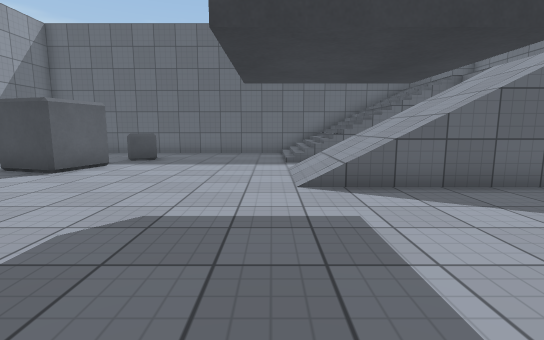
[1] (above)

16 first-person views from a walk through a scene from a Unity 3-D project. The camera is 1.2 m above the floor, tilts 8° down and sees 85° across. The floor is counted in squares, 1 m on a side. Each view is taken from the middle of a square. On the plan, view 1 faces up. The plan holds only what a view shows up to about 13 squares ahead; the rest is blank. The player is left out. Surface patterns are stand-ins for the level's own textures.

[2]
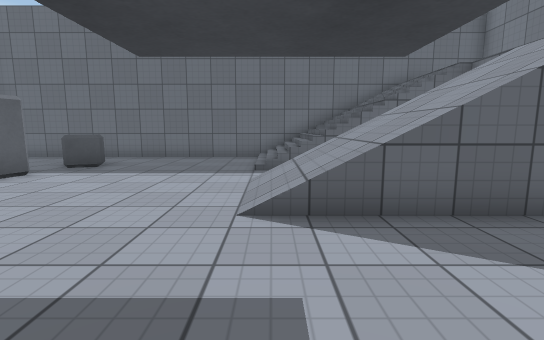

[3]
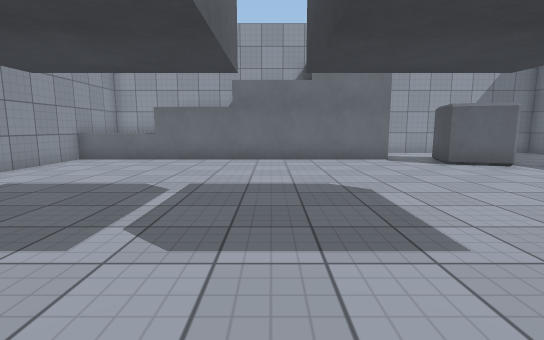

[4]
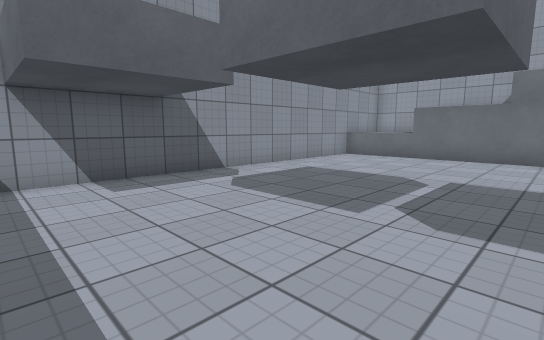

[5]
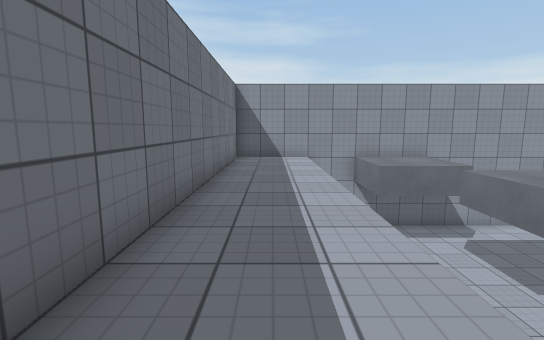

[6]
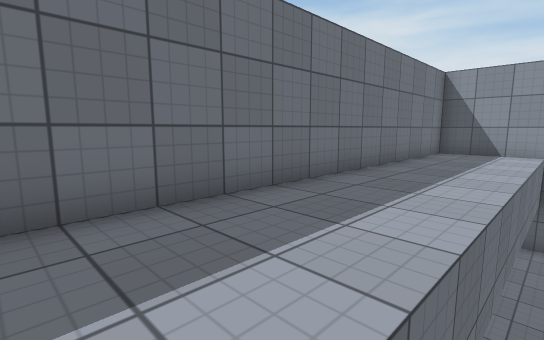

[7]
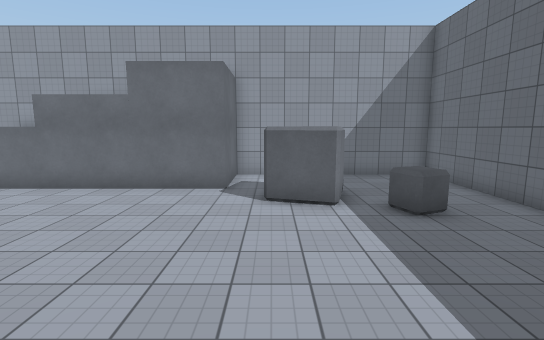

[8]
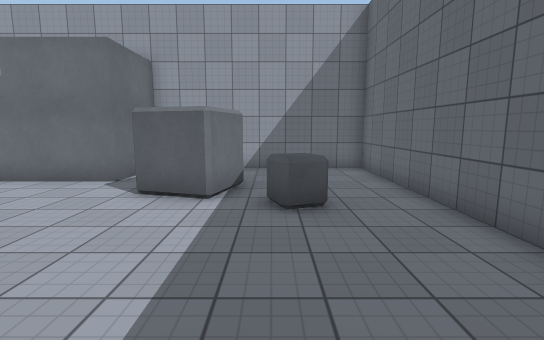

[9]
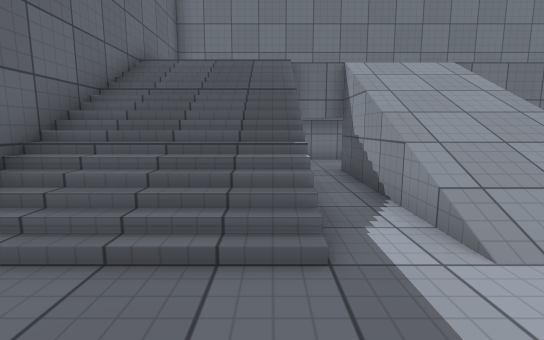

[10]
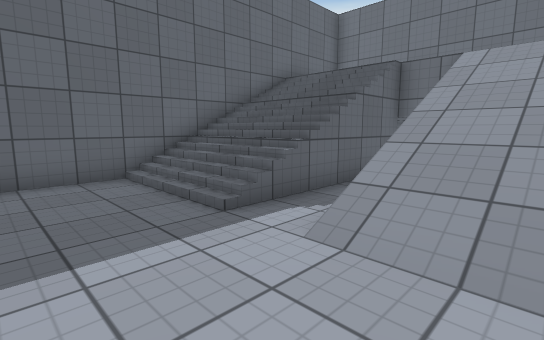

[11]
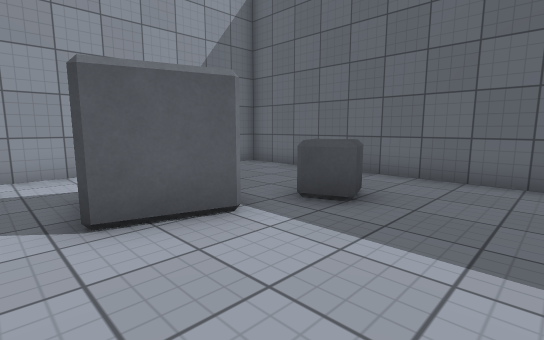

[12]
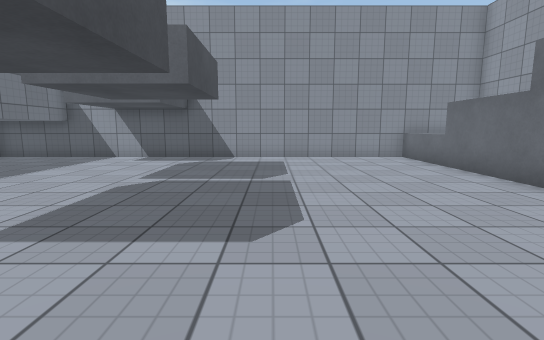

[13]
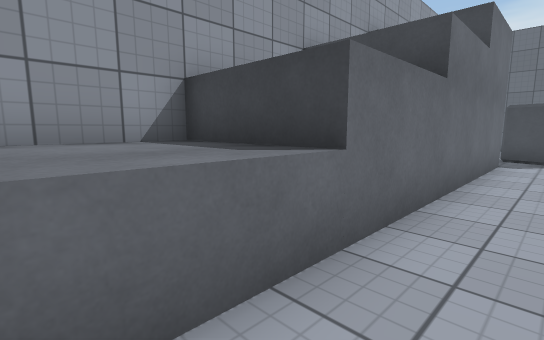

[14]
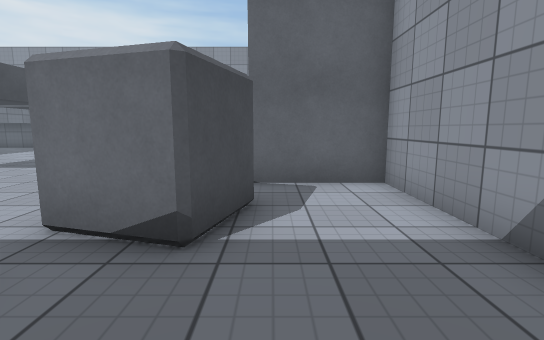

[15]
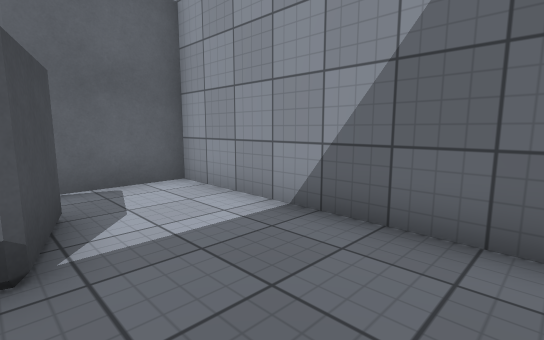

[16]
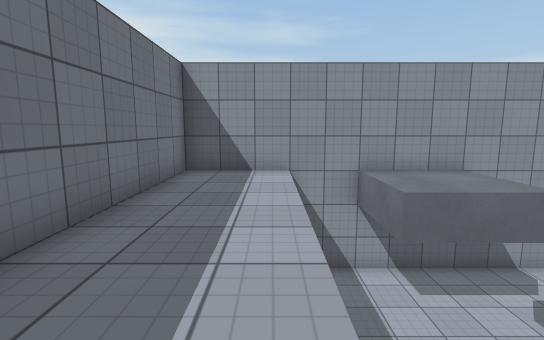

### Floor plan
Key: @ floor where view 1 was taken; # wall or solid block; . main floor; : floor 3 m higher than the main floor; / step, stairs or slope; = window, fence, low wall or low ledge; ^ raised ledge.
Columns run from 11 left of view 1 to 10 right of it. Each row starts with its distance up from view 1.
 15 ######################
 14 #...........//////   #
 13 #...........//////   #
 12 #.....^.....//////   #
 11 #.....^.....//////   #
 10 #...###...........   #
  9 #...##......//////   #
  8 #...##......//////   #
  7 #...........//////:::#
  6 ####......../=////:::#
  5    #............. :::#
  4    #............  :::#
  3    #...........   :::#
  2    #............. :::#
  1    #............  :::#
  0    #.......@......:::#
 -1    #..............:::#
 -2 ####..............:::#
 -3 #^^^..............:::#
 -4 #^^^..............:::#
 -5 #^^^..............:::#
 -6   ####################

Positions as (right, up) in squares from view 1, and headings:
1: (0, 0), facing up
2: (1, 2), facing up
3: (4, 2), facing left
4: (5, 2), facing down-left
5: (8, 7), facing down
6: (6, 7), facing down-right
7: (2, 8), facing left
8: (1, 11), facing left
9: (-2, 11), facing right
10: (-2, 7), facing up-right
11: (-2, 7), facing up-left
12: (-2, 7), facing down
13: (-6, -5), facing up-left
14: (-8, 13), facing down
15: (-7, 13), facing down-left
16: (7, 3), facing down
